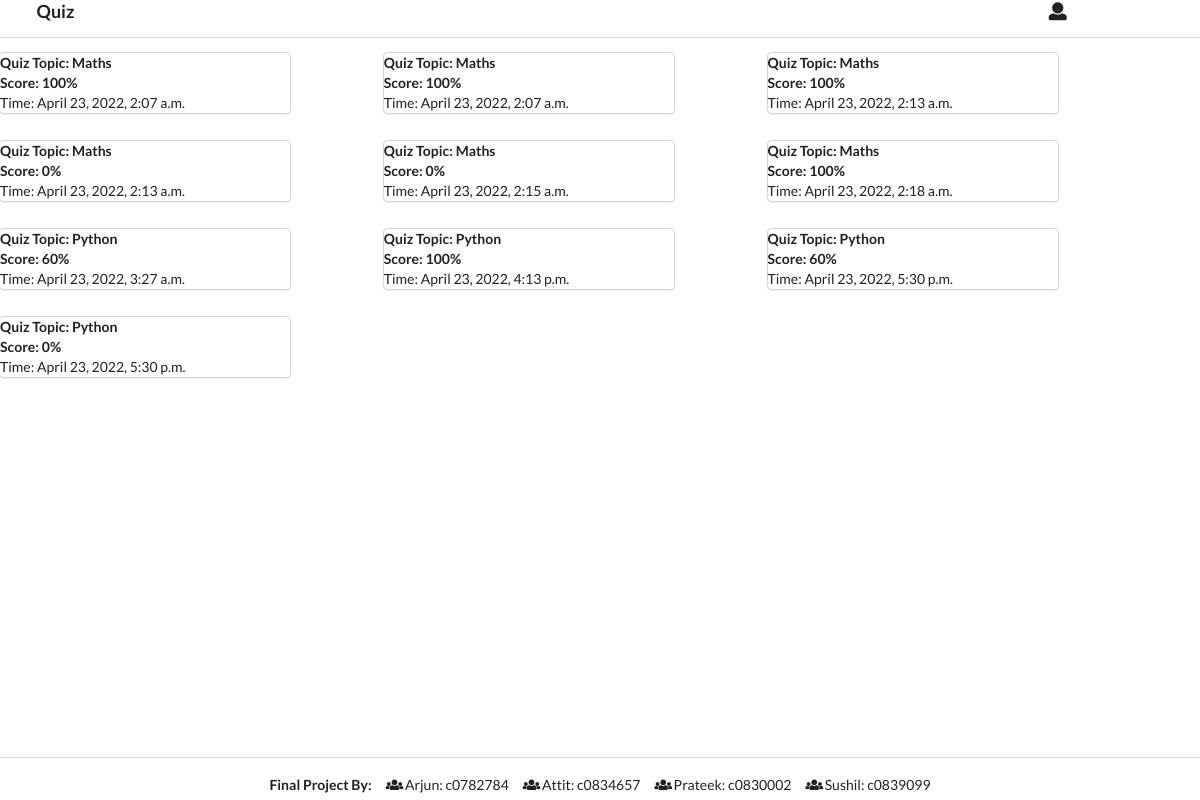
The app's page /results/ with its own data.
### Quiz/models.py (models this page shows, shortened)
class Result(models.Model):
    quiz = models.ForeignKey('Quiz', on_delete=models.CASCADE)
    user = models.ForeignKey('User', on_delete=models.CASCADE)
    score = models.IntegerField()
    entry_time = models.DateTimeField(default=datetime.now, blank=True)

class Quiz(models.Model):
    topic = models.CharField(max_length=100)
    duration = models.IntegerField()
    def __str__(self):
        return self.topic

### Quiz/views.py (the view)
# urls.py: path('results/', views.results, name="results"), # Url to check user's results
def results(request):
    result_queryset = Result.objects.filter(user_id = 1)
    return render(request, 'user_result.html', {'results': result_queryset})

### Quiz/templates/user_result.html (shortened to what this page needs)
{% extends "base.html" %}
{% block content %}
    <div class="ui grid">
        {% for result in results %}
        <div class="five wide column ">
            <div class="ui padded card">
                <b>Quiz Topic: {{result.quiz}}</b>
                <b> Score: {{result.score}}% <br></b>
                Time: {{result.entry_time}} <br>
            </div>
        </div>
        {% endfor %}
    </div>
{% endblock %}

### Quiz/templates/base.html (shortened to what this page needs)
<!DOCTYPE html>
<html lang="en">
<head>
    <link rel="stylesheet" href="https://cdnjs.cloudflare.com/ajax/libs/semantic-ui/2.4.1/semantic.min.css" />
</head>
<body>
    <div class="ui header">
        <div class="ui container">
            <div class="ui grid">
                <div class="fourteen wide column">
                    Quiz
                </div>
                <div class="two wide column">
                    <i class="user icon"></i>
                </div>
            </div>
        </div>
        <div class="ui divider"></div>
    </div>
    <Segment style="overflow:'auto', maxHeight: 200, padding: 20">
    {% block content %}
    {% endblock %}
    </Segment>
    <div class="ui footer">
        <div class="ui divider"></div>
        <div class="ui container">
            <div class="ui horizontal list">
                <div class="item">
                    <h5>Final Project By: </h5>
                </div>
                <div class="item">
                    <i class="users icon"></i>  Arjun: c0782784
                </div>
                <div class="item">
                    <i class="users icon"></i>  Attit: c0834657
                </div>
                <div class="item">
                    <i class="users icon"></i>  Prateek: c0830002
                </div>
                <div class="item">
                    <i class="users icon"></i>  Sushil: c0839099
                </div>
            </div>
        </div>
    </div>
</body>
</html>

### Quiz/templates/base.html (style rules this page uses)
.footer { position: fixed; left: 0; bottom: 0; width: 100%; text-align: center; }

### records on screen
Result: quiz "Maths", score "100", entry_time "April 23, 2022, 2:07 a.m."
Result: quiz "Maths", score "100", entry_time "April 23, 2022, 2:07 a.m."
Result: quiz "Maths", score "100", entry_time "April 23, 2022, 2:13 a.m."
Result: quiz "Maths", score "0", entry_time "April 23, 2022, 2:13 a.m."
Result: quiz "Maths", score "0", entry_time "April 23, 2022, 2:15 a.m."
Result: quiz "Maths", score "100", entry_time "April 23, 2022, 2:18 a.m."
Result: quiz "Python", score "60", entry_time "April 23, 2022, 3:27 a.m."
Result: quiz "Python", score "100", entry_time "April 23, 2022, 4:13 p.m."
Result: quiz "Python", score "60", entry_time "April 23, 2022, 5:30 p.m."
Result: quiz "Python", score "0", entry_time "April 23, 2022, 5:30 p.m."
